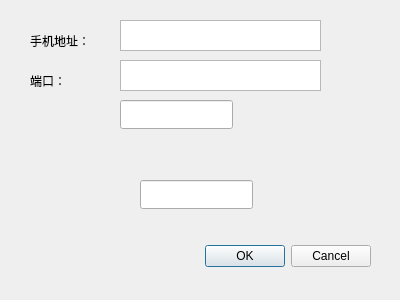
<?xml version="1.0" encoding="UTF-8"?>
<ui version="4.0">
 <class>settingDialog</class>
 <widget class="QDialog" name="settingDialog">
  <property name="geometry">
   <rect>
    <x>0</x>
    <y>0</y>
    <width>400</width>
    <height>300</height>
   </rect>
  </property>
  <property name="windowTitle">
   <string>Dialog</string>
  </property>
  <widget class="QDialogButtonBox" name="buttonBox">
   <property name="geometry">
    <rect>
     <x>30</x>
     <y>240</y>
     <width>341</width>
     <height>32</height>
    </rect>
   </property>
   <property name="orientation">
    <enum>Qt::Horizontal</enum>
   </property>
   <property name="standardButtons">
    <set>QDialogButtonBox::Cancel|QDialogButtonBox::Ok</set>
   </property>
  </widget>
  <widget class="QLabel" name="label">
   <property name="geometry">
    <rect>
     <x>30</x>
     <y>30</y>
     <width>59</width>
     <height>21</height>
    </rect>
   </property>
   <property name="text">
    <string>手机地址：</string>
   </property>
  </widget>
  <widget class="QTextEdit" name="textEdit">
   <property name="geometry">
    <rect>
     <x>120</x>
     <y>20</y>
     <width>201</width>
     <height>31</height>
    </rect>
   </property>
  </widget>
  <widget class="QTextEdit" name="textEdit_2">
   <property name="geometry">
    <rect>
     <x>120</x>
     <y>60</y>
     <width>201</width>
     <height>31</height>
    </rect>
   </property>
  </widget>
  <widget class="QLabel" name="label_2">
   <property name="geometry">
    <rect>
     <x>30</x>
     <y>70</y>
     <width>59</width>
     <height>21</height>
    </rect>
   </property>
   <property name="text">
    <string>端口：</string>
   </property>
  </widget>
  <widget class="QLineEdit" name="edPhoneAddr">
   <property name="geometry">
    <rect>
     <x>120</x>
     <y>100</y>
     <width>113</width>
     <height>29</height>
    </rect>
   </property>
  </widget>
  <widget class="QLineEdit" name="edPhonePort">
   <property name="geometry">
    <rect>
     <x>140</x>
     <y>180</y>
     <width>113</width>
     <height>29</height>
    </rect>
   </property>
  </widget>
 </widget>
 <resources/>
 <connections>
  <connection>
   <sender>buttonBox</sender>
   <signal>accepted()</signal>
   <receiver>settingDialog</receiver>
   <slot>accept()</slot>
   <hints>
    <hint type="sourcelabel">
     <x>248</x>
     <y>254</y>
    </hint>
    <hint type="destinationlabel">
     <x>157</x>
     <y>274</y>
    </hint>
   </hints>
  </connection>
  <connection>
   <sender>buttonBox</sender>
   <signal>rejected()</signal>
   <receiver>settingDialog</receiver>
   <slot>reject()</slot>
   <hints>
    <hint type="sourcelabel">
     <x>316</x>
     <y>260</y>
    </hint>
    <hint type="destinationlabel">
     <x>286</x>
     <y>274</y>
    </hint>
   </hints>
  </connection>
 </connections>
</ui>
